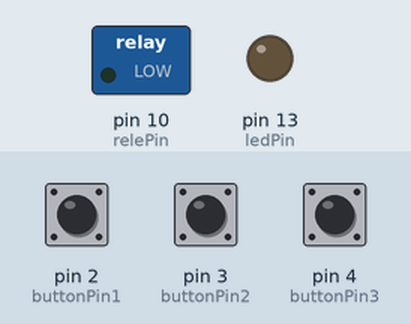
Bench run of a sketch on a simulated Arduino Uno, built with avr-gcc and run on an emulated ATmega328P. Parts: switched loads named in the sketch (green lamp = pin HIGH), output pins drawn as LEDs (lit = HIGH). The inputs (shaded band) are chosen by the test bench; at power-on: pin 2 (buttonPin1) HIGH, pin 3 (buttonPin2) HIGH, pin 4 (buttonPin3) HIGH.

Above: at 1.2 s.
1.3 s: pin 2 (buttonPin1) pulled LOW for 0.15 s
At 1.37 s:
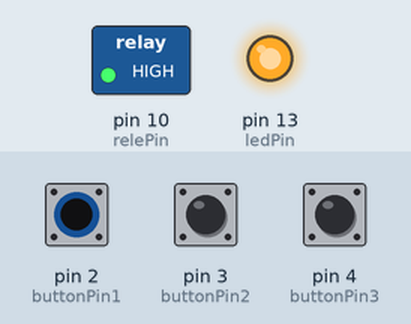
2.9 s: pin 2 (buttonPin1) pulled LOW for 3.2 s
At 7.0 s:
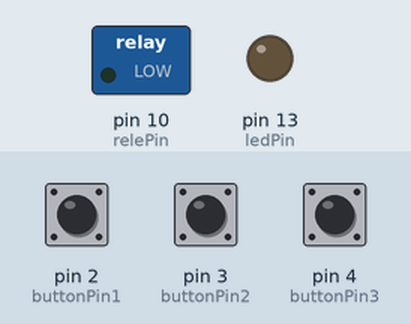
7.6 s: pin 3 (buttonPin2) pulled LOW for 0.15 s
At 8.2 s:
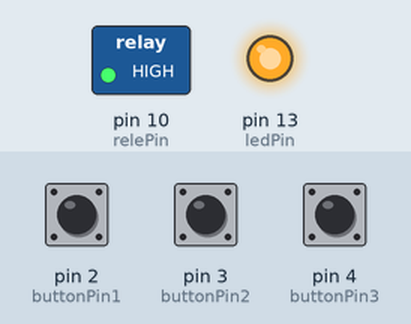
Timing chart, 0 to 15.2 s (numbered marks = the images above; inputs shaded):
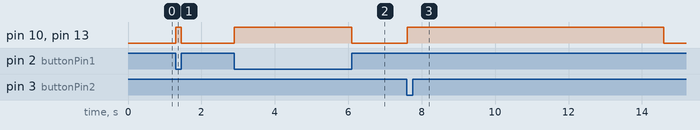

Measured:
- after the input at 1.3 s, pin 10 (relePin), pin 13 (ledPin): LOW → HIGH at once, → LOW 0.15 s later
- after the input at 2.9 s, pin 10 (relePin), pin 13 (ledPin): LOW → HIGH at once, → LOW 3.2 s later
- after the input at 7.6 s, pin 10 (relePin), pin 13 (ledPin): LOW → HIGH at once, → LOW 7.0 s later

The sketch:

sketch_jan16a.ino
```cpp
#include <Wire.h>
const int buttonPin1 = 2;   //Номер пина кнопки 1
const int buttonPin2 = 3;   //Номер пина кнопки 2
const int buttonPin3 = 4;   //Номер пина кнопки 3
const int ledPin =  13;     //Номер пина встроенного СД
const int relePin = 10;     //Номер пина реле
int flag = 0;               //Флаг случая нажатия
bool btnState1 = 0;         //Статус кнопки 1
bool btnState2 = 0;         //Статус кнопки 2
bool btnState3 = 0;         //Статус кнопки 3
uint32_t cup = 7000ul;      //200 мл
uint32_t tea = 35000ul;     //1000 мл
uint32_t delta = 0ul;       //Таймер останова
uint32_t TimeStart = 0ul;   //Время начала
uint32_t TimeClick = 0ul;  //Врямя нажати кнопки

void OnRele()
{
  digitalWrite(ledPin, HIGH); // зажигаем светодиод
  digitalWrite(relePin, HIGH); // включаем реле
}

void OffRele()
{
  digitalWrite(ledPin, LOW); // зажигаем светодиод
  digitalWrite(relePin, LOW); // включаем реле
}

void ButtonState()
{
  btnState1 = !digitalRead(buttonPin1);
  if (millis()- TimeClick > 500)
  {
    btnState2 = !digitalRead(buttonPin2);
    btnState3 = !digitalRead(buttonPin3);
  }
  else
  {
    btnState2 = 0; btnState3 =0;
  }
}

void PumpOn(int f, uint32_t d)
{
  OnRele();
  flag = f;
  delta = d;
  TimeClick = TimeStart = millis();
}

void PumpOff()
{
  OffRele();
  flag = 0;
  delta = 0ul;
  TimeStart = 0ul;
}

void setup() {
  //________________________
  // Настройка кнопки
  pinMode(ledPin, OUTPUT); //Выход на пин светодиода
  pinMode(buttonPin1, INPUT); //Вход на пин кнопки
  pinMode(buttonPin2, INPUT); //Вход на пин кнопки
  pinMode(buttonPin3, INPUT); //Вход на пин кнопки
  //________________________
  // Настройка реле
  pinMode(relePin, OUTPUT); //Выход на пин реле
}

void loop() {
  // put your main code here, to run repeatedly:
  ButtonState();
  //Serial.print("Flag=" + String(flag)+ " " + "delta=" + String(delta) + " " + "millis-timestart =" + String(millis()-TimeStart) + "\n");
  if(!flag)
    {
      if (btnState1 && !btnState2 && !btnState3)
        {PumpOn(1,0ul); return;}
      if (btnState2 && !btnState1 && !btnState3)
        {PumpOn(2,cup); return;}
      if (btnState3 && !btnState1 && !btnState2)
        {PumpOn(2,tea); return;}
    }
  else
    {
      if (btnState1 && flag > 1 && !btnState2 && !btnState3)
        {PumpOff(); return;}
      if (!btnState1 && flag == 1 && !btnState2 && !btnState3)
        {PumpOff(); return;}
      if (btnState2 && !btnState1 && !btnState3)
        {delta += cup; TimeClick = millis() ; return;}
      if (btnState3 && !btnState1 && !btnState2)
        {delta += cup; TimeClick = millis(); return;}
      if (TimeStart != 0ul && delta != 0ul && (millis()-TimeStart >= delta))
        {PumpOff(); return;}
    }
}
```
